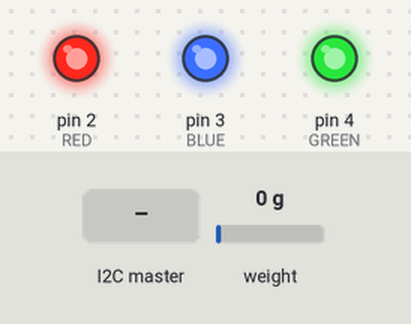
This sketch was run on a simulated Arduino Uno, built with avr-gcc and run on an emulated ATmega328P. Shown: output pins drawn as LEDs (lit = HIGH). Dashed ring = blinking. Inputs (shaded band) come from the test bench; at power-on: weight on the scale 0 g.

Above: at 2.2 s.
2.3 s: the I2C master sends "b"
At 3.7 s:
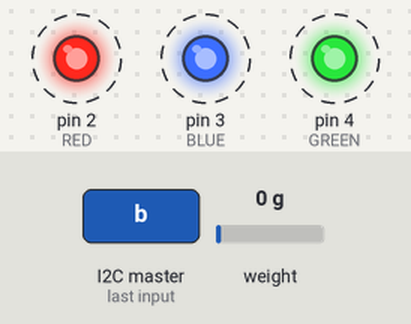
5.3 s: the I2C master sends "c"
At 5.7 s:
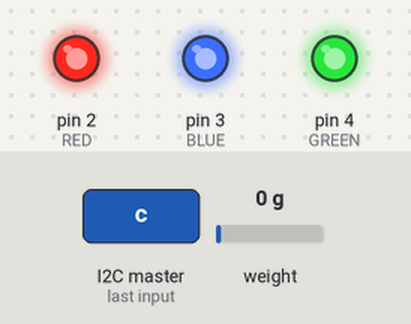
6.8 s: the I2C master sends "a"
At 8.1 s:
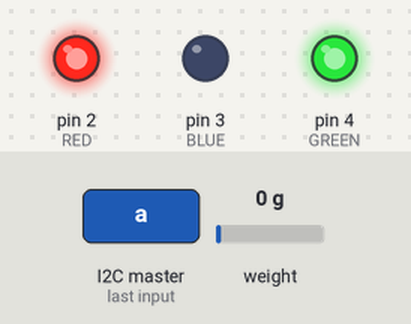
Timing chart, 0 to 9.8 s (numbered marks = the images above; inputs shaded):
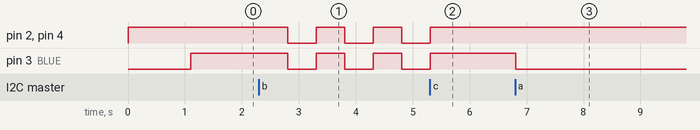

The sketch:

Sensorboard.ino
```cpp
#include <Wire.h>
#include "HX711.h"

HX711 scale(6, 5);


int ADDRESS=8;

int RED = 2;
int GREEN = 4;
int BLUE = 3;
float calibration_factor = 10850; // this calibration factor is adjusted according to my load cell
float units;
int reactionTime=0;

int peakValue=0;
boolean hasPunched=false;
boolean hasStarted=false;
int currentMeasurment=0;
int previousMeasurment = 0;

boolean startedMonitoring=false;
unsigned long startTime=0;

boolean isBlinking;
unsigned long previousMillis;
boolean ledState;

void setup() {
  Serial.begin(9600);
  pinMode(RED,OUTPUT);
  pinMode(GREEN,OUTPUT);
  pinMode(BLUE,OUTPUT);
  setLedBlue();
  Wire.begin(ADDRESS);                // join i2c bus with address #8
  Wire.onRequest(sendData); // register event
  Wire.onReceive(receiveData); // register event
  scale.set_scale();//Setting up the load sensor
  scale.tare();
}

void loop() {
  scale.set_scale(calibration_factor); //Adjust to this calibration factor
  units = scale.get_units(), 10; //Read measurment from sensor
  currentMeasurment = (int)(units * 100);

  if(isBlinking){
    blinkNoDelay(500);
    return;
  }
  if(!startedMonitoring){
      setLedOff();
      return;
    }
  checkForPunch();

}

void receiveData(int len){
  char c;
  while(Wire.available()>0)
    {
      // read byte as a character
      c = Wire.read();
    }
  switch(c){
      case 'a':
        startedMonitoring=true;
        startTime=millis();
        break;
      case 'b':
        isBlinking=true;
        ledState=false;
        previousMillis=millis();
        setLedOff();
        break;
      case 'c':
        isBlinking = false;
        ledState=false;
        break;

    }

}

void sendData() {
  String result;
  if(hasPunched){
    result+="1";
  }else{//If there's no punch, we zero out everything and set the led red for 1 sec
    peakValue=0;
    reactionTime=0;
    for(int i=0;i<500;i++){
        setLedRed();
        delayMicroseconds(250);delayMicroseconds(250);delayMicroseconds(250);delayMicroseconds(250);
    }
    result+="0";
  }
  String a = String(peakValue);
  for(int i=0 ;i<a.length()-4;i++){//Making sure the string is always the same length no matter how long the number is
    a=" "+a;
  }
  result += a;
  //result+=",\"peakValue\":"+a;
  String b = String(reactionTime);
  for(int i=0 ;i<b.length()-4;i++){//Making sure the string is always the same length no matter how long the number is
    b=" "+b;
  }
  result+=" ";
  result +=b;
  String id=String((ADDRESS-8));
  result+=" ";
  result+=id;
  Wire.write(result.c_str());//Sending back the result
  peakValue=0;//Resetting all values
  hasPunched=false;
  startedMonitoring=false;
  reactionTime=0;
}
void setLedGreen(){
  digitalWrite(RED,HIGH);
  digitalWrite(GREEN,LOW);
  digitalWrite(BLUE,HIGH);
}
void setLedRed(){
  digitalWrite(RED,LOW);
  digitalWrite(GREEN,HIGH);
  digitalWrite(BLUE,HIGH);
}
void setLedBlue(){
  digitalWrite(RED,HIGH);
  digitalWrite(GREEN,HIGH);
  digitalWrite(BLUE,LOW);
}
void setLedWhite(){
  digitalWrite(RED,LOW);
  digitalWrite(GREEN,LOW);
  digitalWrite(BLUE,LOW);
}
void setLedOff(){
  digitalWrite(RED,HIGH);
  digitalWrite(GREEN,HIGH);
  digitalWrite(BLUE,HIGH);
}
void checkForPunch(){
    if(hasPunched){
      setLedGreen();
    }else{
      setLedBlue();
    }

  if(currentMeasurment>150){//if we are above the thresold
    if(!hasStarted){ // and the punch hasn't started yet, that means that the punch started now
        peakValue=currentMeasurment;
        hasStarted=true;
        reactionTime = millis()-startTime;
    }else{//and the punch has already started, we just update the peakvalue if necessary
        if(previousMeasurment<currentMeasurment && currentMeasurment>peakValue){
            peakValue=currentMeasurment;
          }
   }
  }else{
    if(hasStarted){//if we are below the threshold and the punch has started, that means the punch is over
        setLedGreen();
        hasStarted=false;
        hasPunched=true;
    }
  }
  previousMeasurment = currentMeasurment;

}
void blinkNoDelay(int interval){
  unsigned long currentMillis = millis();
    if (currentMillis - previousMillis >= interval) {
    // save the last time you blinked the LED
    previousMillis = currentMillis;
    ledState=!ledState;
    if (ledState == HIGH) {
      setLedWhite();
    } else {
      setLedOff();
    }
  }
}
```

Measured:
- after the input at 2.3 s, pin 2 (RED), pin 3 (BLUE), pin 4 (GREEN): alternates HIGH for 0.50 s and LOW for 0.50 s, starting after 0.50 s
- after the input at 5.3 s, pin 2 (RED), pin 3 (BLUE), pin 4 (GREEN): goes on until 5.3 s, then stays HIGH
- after the input at 6.8 s, pin 3 (BLUE): HIGH → LOW at once
